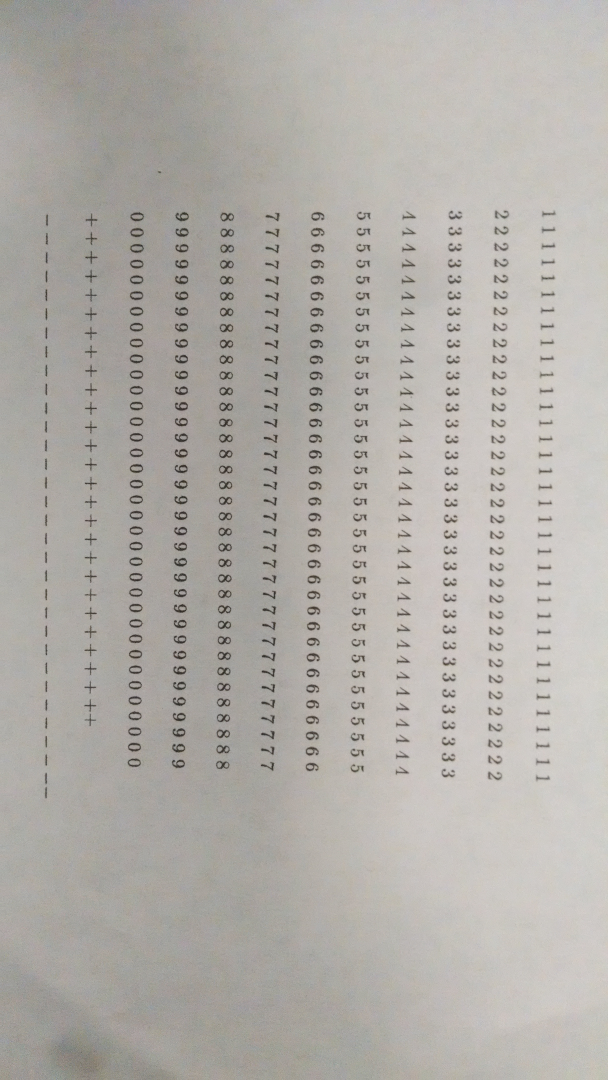
//> input picture src/C++/many_numbers.png, 2432 x 4320 px (shown at 1/4 size)
$ ./DisplayImage many_numbers.png   (built with g++ and OpenCV 4)
//> lines starting //> are read from the running program, lines starting //| are printed output that depends on the picture; after the words box and inside, x2 and y2 are one past the last pixel; in counts of white or black regions, pixels touching at a corner belong together
// Standard Imports
#include <iostream>
#include <stdio.h>
#include <vector>

// Armadillo
#include <armadillo>

// OpenCV Dependencies
#include <opencv2/core.hpp>
#include <opencv2/highgui.hpp>
#include <opencv2/objdetect.hpp>
#include <opencv2/imgproc.hpp>
#include <opencv2/core/utility.hpp>
#include <opencv2/core/cuda.hpp>

//#include "contours.h"

using namespace cv;
using namespace arma;
using namespace std;

// Terrible printing mechanism, so this is not used for now
typedef arma::Mat<unsigned char> cmat;

// Applies a threshold that accounts for various intensities
cv::Mat preProcessing(cv::Mat img) {
    // Initialization
    cout << "Applying preprocessing" << endl;
    cv::Mat mean;
    cv::Mat stddev;

    // Calculate the mean and standard deviation
    cv::meanStdDev(img, mean, stddev);
    cout << "Mean Intensity: " << mean.at<double>(0) << endl;
    cout << "Standard Deviation of Intensity: " << stddev.at<double>(0) << endl;

    // Determine lower threshold limit
    double lowerLimit = mean.at<double>(0) - (1.5 * stddev.at<double>(0));

    // Apply that threshold
    cv::threshold(img, img, lowerLimit, 255, cv::THRESH_BINARY);

    // Show the thresholded image

    cv::namedWindow("Display Image", cv::WINDOW_NORMAL );
    cv::imshow("Display Image", img);
    waitKey(0);

    cout << endl;
    return img;
}

// Computes a length-64 feature vector representing the gradients of the image
// Built in HOG not used because of size restrictions in place
// [163 lines left out: functions HOG, analyzeContours, not called in this run]

int main(int argc, char** argv ) {
    // No image path
    if ( argc != 2 )
    {
        printf("usage: DisplayImage.out <Image_Path>\n");
        return -1;
    }

    // Read in the image as grayscale
    cv::Mat image;
    image = cv::imread(argv[1], 0);
//> image: 4320 rows x 2432 cols, CV_8UC1; min 17, max 226, mean 174.6

    cout << "Image Dimensions: " << image.rows << ", " << image.cols << endl;
//| Image Dimensions: 4320, 2432

    // If it is an empty image, return
    if ( !image.data )
    {
        printf("No image data \n");
        return -1;
    }

    // Apply preprocessing
    Scalar ex = cv::mean(image);
//> ex = Scalar(174.6)
    cout << ex << endl;
//| [174.578, 0, 0, 0]

    cv::Mat threshImage = preProcessing(image);
//> in preProcessing, `cv::meanStdDev(img, mean, stddev);`: mean = [174.6]; stddev = [22.92]
//| Mean Intensity: 174.578
//| Standard Deviation of Intensity: 22.9151
//> in preProcessing, `double lowerLimit = mean.at<double>(0) - (1.5 * stddev.at<double>(0));`: lowerLimit = 140.2
//> in preProcessing, `cv::threshold(img, img, lowerLimit, 255, cv::THRESH_BINARY);`:
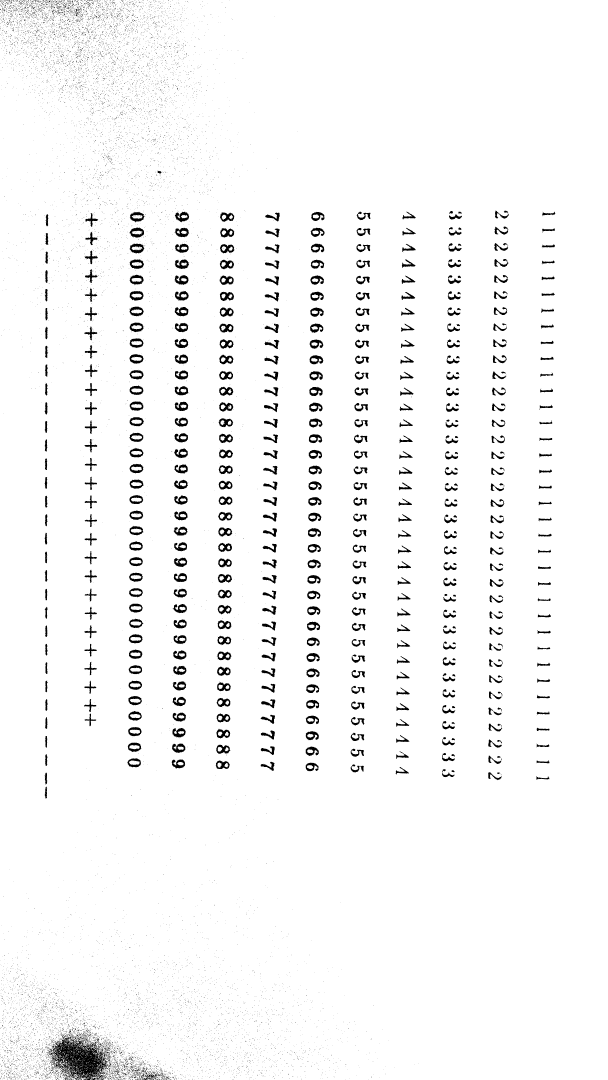
//> img: 4320 rows x 2432 cols, CV_8UC1 (shown at 1/4 size); 96.4% white; 13718 black regions (13120 under 20 px), largest, box (x1, y1, x2, y2) and area: (186, 4138, 432, 4320) 21320, (700, 1038, 756, 1076) 1289, (699, 847, 757, 889) 1287
//> (the run ends here: the program needs code that is not available in this run, at `vector< arma::umat > contours;`)
